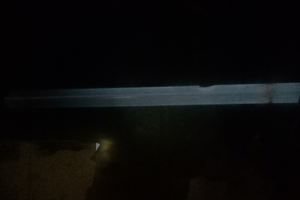
#> input picture New_images/image.png, 300 x 200 px
$ python image_processing.py
#> lines starting #> are read from the running program, lines starting #| are printed output that depends on the picture
# from skimage.io import imread, imshow, imsave
from PIL import Image
from scipy.interpolate import make_interp_spline, BSpline
import matplotlib.pyplot as plt
import numpy as np

# [21 lines of commented-out code are left out]
P = [0.1, 0.5, 1, 2.5, 5] # создать список для записи значений P
I_P = []  #  создать список для записи значений яркости

# Р = 0.1 Торр
img = Image.open("New_images/image.png")  # открыт изображение
#> img is the input picture: PIL image 300x200 RGB; mean R, G, B 10.4, 10.2, 9.6
pixels = img.load()  # выгружаем значения пикселей.

r1,g1,b1 = pixels[100,100]  # Выгружаем значение каждого пикселя в порядке слева направо.
#> r1 = 30; g1 = 41; b1 = 45
i1 = (r1 + g1 + b1)/(3*255)  # яккость пикселя
#> i1 = 0.152
I_P.append(i1)  # доьавить значение якость в исходный список

I = []   #  создать список для записи значений яркости
y = 100 # выберите соответствующую координату y (вертикальную) в пределах диапазона координат трубы
for x in range(img.width):  # Выгружаем значение каждого пикселя в порядке слева направо.
    r, g, b = pixels[x, y]
    pixels[x, y] = g, b, r
    i = (r+g+b)/(3*255)  # яккость пикселя
    I.append(i)   # доьавить значение якость в исходный список
#> this loop made 300 passes
#> (r, g, b, i) on passes 1 to 3: (4, 4, 4, 0.0157), (4, 4, 4, 0.0157), (3, 3, 3, 0.0118)
#> after the loop, I = 300 values, max 0.319 at index 207, min 0.0118 at index 2, mean 0.186
X = [x for x in range(img.width)]  # список,содержащий расстояния точек от начала трубки
#> X = 300 values from 0 to 299
X = np.array(X)  # преобразовать список в массив
I = np.array(I)

# Чтобы при построении без шума (из-за слишком большого количества точек) мы переходили к следующему шагу, чтобы сгладить график.

# Определить X как 25 равноотстоящих значений между минимальным и максимальным значением исходного X
Xnew = np.linspace (X.min(), X.max(), 25)
#> Xnew = 25 values from 0 to 299
# Определить сплайн со степенью k=3
spl = make_interp_spline(X, I, k=3)
I_smooth = spl(Xnew)
#> I_smooth = 25 values, max 0.298 at index 16, min 0.0157 at index 0, mean 0.178
I_smooth = spl(Xnew)

# Р = 0.5 Торр
img1 = Image.open("New_images/image1.png")
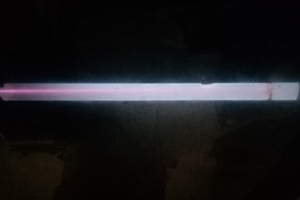
#> input picture New_images/image1.png, 300 x 200 px
#> img1 is the input picture: PIL image 300x200 RGB; mean R, G, B 24.8, 24.4, 26.8
pixels = img1.load()

r2,g2,b2 = pixels[150,90]
#> r2 = 215; g2 = 200; b2 = 228
i2 = (r2 + g2 + b2)/(3*255)
#> i2 = 0.841
I_P.append(i2)

I1 = []
y = 90 # выберите соответствующую координату y (вертикальную) в пределах диапазона координат трубы
for x in range(img1.width):
    r, g, b = pixels[x, y]
    pixels[x, y] = g, b, r
    i = (r+g+b)/(3*255)
    I1.append(i)
#> this loop made 300 passes
#> (r, g, b, i) on passes 1 to 3: (169, 117, 165, 0.59), (171, 118, 165, 0.593), (171, 116, 163, 0.588)
#> after the loop, I1 = 300 values, max 0.841 at index 149, min 0.349 at index 299, mean 0.726
X1 = [x for x in range(img1.width)]
#> X1 = 300 values from 0 to 299
X1 = np.array(X1)
I1 = np.array(I1)

# Определить X как 25 равноотстоящих значений между минимальным и максимальным значением исходного X
X1new = np.linspace (X1.min(), X1.max(), 25)
#> X1new = 25 values from 0 to 299
# Определить сплайн со степенью k=3
spl = make_interp_spline(X1, I1, k=3)
I1_smooth = spl(X1new)
#> I1_smooth = 25 values, max 0.841 at index 12, min 0.349 at index 24, mean 0.718


# Р = 1 Торр
img2 = Image.open("New_images/image2.png")
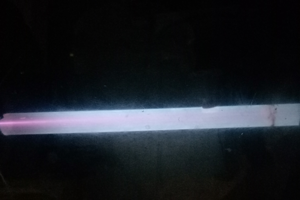
#> input picture New_images/image2.png, 300 x 200 px
#> img2 is the input picture: PIL image 300x200 RGB; mean R, G, B 27.7, 31.4, 37.1
pixels = img2.load()

r3,g3,b3 = pixels[150,125]
#> r3 = 191; g3 = 202; b3 = 229
i3 = (r3 + g3 + b3)/(3*255)
#> i3 = 0.813
I_P.append(i3)

I2 = []
y = 125 # выберите соответствующую координату y (вертикальную) в пределах диапазона координат трубы
for x in range(img2.width):
    r, g, b = pixels[x, y]
    pixels[x, y] = g, b, r
    i = (r+g+b)/(3*255)
    I2.append(i)
#> this loop made 300 passes
#> (r, g, b, i) on passes 1 to 3: (158, 117, 163, 0.573), (163, 121, 166, 0.588), (164, 119, 165, 0.586)
X2 = [x for x in range(img2.width)]
X2 = np.array(X2)
I2 = np.array(I2)

# Определить X как 25 равноотстоящих значений между минимальным и максимальным значением исходного X
X2new = np.linspace (X2.min(), X2.max(), 25)
# Определить сплайн со степенью k=3
spl = make_interp_spline(X2, I2, k=3)
I2_smooth = spl(X2new)

# Р = 2.5 Торр
img3 = Image.open("New_images/image3.png")
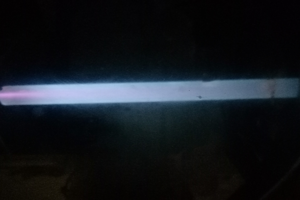
#> input picture New_images/image3.png, 300 x 200 px
#> img3 is the input picture: PIL image 300x200 RGB; mean R, G, B 20.2, 24.6, 29.9
pixels = img3.load()

r4,g4,b4 = pixels[150,100]
i4 = (r4 + g4 + b4)/(3*255)
I_P.append(i4)

I3 = []
y = 90 # выберите соответствующую координату y (вертикальную) в пределах диапазона координат трубы
for x in range(img3.width):
    r, g, b = pixels[x, y]
    pixels[x, y] = g, b, r
    i = (r+g+b)/(3*255)
    I3.append(i)
X3 = [x for x in range(img3.width)]
X3 = np.array(X3)
I3 = np.array(I3)

# Определить X как 25 равноотстоящих значений между минимальным и максимальным значением исходного X
X3new = np.linspace (X3.min(), X3.max(), 25)
# Определить сплайн со степенью k=3
spl = make_interp_spline (X3, I3, k=3)
I3_smooth = spl(X3new)

# Р = 5 Торр
img4 = Image.open("New_images/image4.png")
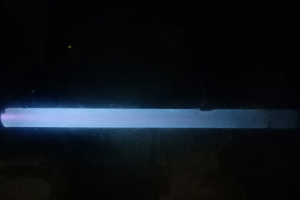
#> input picture New_images/image4.png, 300 x 200 px
#> img4 is the input picture: PIL image 300x200 RGB; mean R, G, B 14.6, 20, 26.8
pixels = img4.load()

r5,g5,b5 = pixels[150,100]
i5 = (r5 + g5 + b5)/(3*255)
I_P.append(i5)

I4 = []
y = 120 # выберите соответствующую координату y (вертикальную) в пределах диапазона координат трубы
for x in range(img4.width):
    r, g, b = pixels[x, y]
    pixels[x, y] = g, b, r
    i = (r+g+b)/(3*255)
    I4.append(i)
X4 = [x for x in range(img4.width)]
X4 = np.array(X4)
I4 = np.array(I4)

# Определить X как 25 равноотстоящих значений между минимальным и максимальным значением исходного X
X4new = np.linspace (X4.min(), X4.max(), 25)
# Определить сплайн со степенью k=3
spl = make_interp_spline (X4, I4, k = 3 )
I4_smooth = spl(X4new)

plt.figure(figsize = (16,8))
plt.title("Относительная яркость свечения плазмы в трубке при различных давлениях")
plt.xlabel("Расстояние от начала трубы, мм")
plt.ylabel("Яркость")
plt.plot(Xnew,I_smooth, label="0.1 Topp")
plt.plot(X1new,I1_smooth, label="0.5 Topp");
plt.plot(X2new,I2_smooth, label="1 Topp");
plt.plot(X3new,I3_smooth, label="2.5 Topp");
plt.plot(X4new,I4_smooth, label="5 Topp");
plt.legend()
plt.axis([0,260,0,1]);
plt.show()
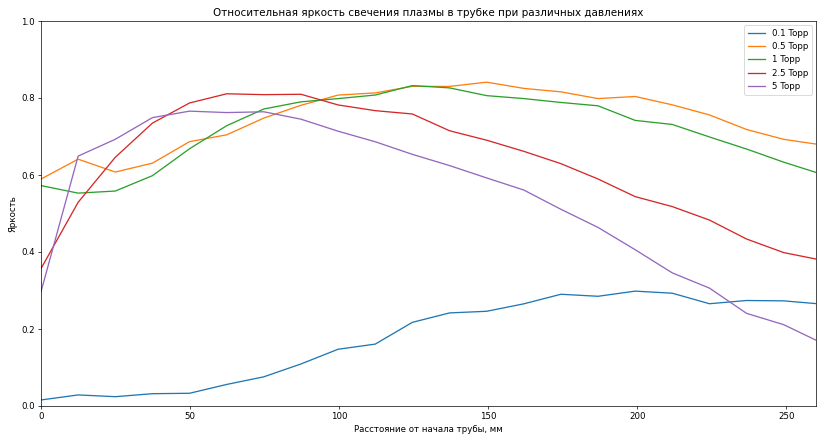
#> figure drawn by matplotlib, 1 panel; curve peaks at x = 199.3, y = 0.298; curve peaks at x = 149.5, y = 0.841; curve peaks at x = 124.6, y = 0.832


P = np.array(P) # преобразовать список в массив
I_P = np.array(I_P)

# Определить X как 200 равноотстоящих значений между минимальным и максимальным значением исходного X
Pnew = np.linspace (P.min(), P.max(), 200)
# Определить сплайн со степенью k=3
spl = make_interp_spline (P, I_P, k = 3)
I_smooth = spl(Pnew)

# [7 lines of commented-out code are left out]
